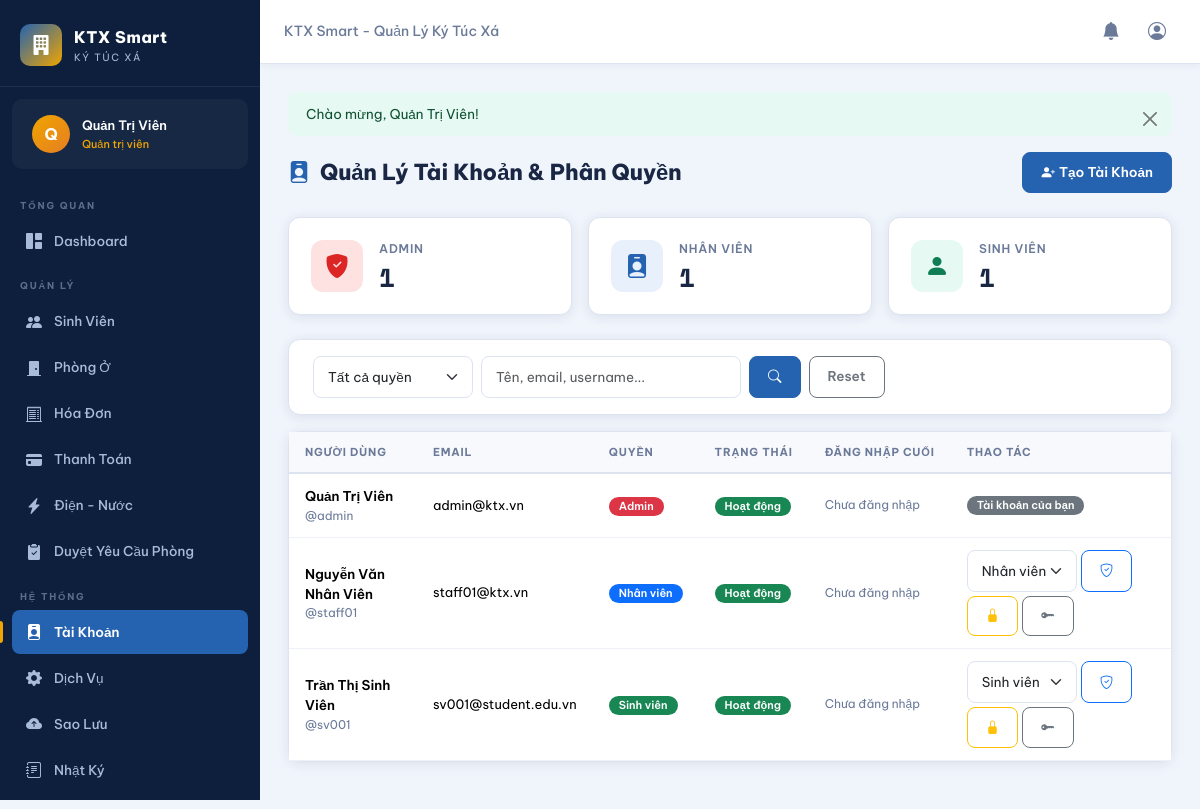
The page /pages/users.php (signed in) on the database its author committed.
### tables this page shows
CREATE TABLE IF NOT EXISTS users (
    id              INT AUTO_INCREMENT PRIMARY KEY,
    username        VARCHAR(50)  NOT NULL UNIQUE,
    email           VARCHAR(100) NOT NULL UNIQUE,
    password        VARCHAR(255) NOT NULL,
    full_name       VARCHAR(100) NOT NULL,
    phone           VARCHAR(20),
    role            ENUM('admin','staff','student') NOT NULL DEFAULT 'student',
    status          ENUM('active','inactive') NOT NULL DEFAULT 'active',
    reset_token         VARCHAR(100) NULL,
    reset_token_expires DATETIME    NULL,
    last_login      DATETIME NULL,
    created_at      DATETIME NOT NULL DEFAULT CURRENT_TIMESTAMP,
    updated_at      DATETIME NOT NULL DEFAULT CURRENT_TIMESTAMP ON UPDATE CURRENT_TIMESTAMP
);

### pages/users.php (the view, shortened to what this page needs)
<?php
require_once __DIR__ . '/../includes/functions.php';
$db = getDB();
$search     = trim($_GET['search'] ?? '');
$page       = max(1, (int)($_GET['page'] ?? 1));
$perPage    = 20;
$where = "WHERE 1=1"; $params = [];
$offset = ($page - 1) * $perPage;
$stmt = $db->prepare("SELECT * FROM users $where ORDER BY created_at DESC LIMIT $perPage OFFSET $offset");
$stmt->execute($params);
$users = $stmt->fetchAll();
?>
<?php include __DIR__ . '/../includes/header.php'; ?>
<div class="container-fluid px-0">
<?php showFlash(); ?>
<div class="page-header">
    <div class="page-title"><i class="bi bi-person-badge-fill"></i> Quản Lý Tài Khoản & Phân Quyền</div>
    <button class="btn btn-sm btn-primary" data-bs-toggle="modal" data-bs-target="#createUserModal">
        <i class="bi bi-person-plus-fill me-1"></i>Tạo Tài Khoản
    </button>
</div>
<?php
$roleCounts = $db->query("SELECT role, COUNT(*) as cnt FROM users WHERE status='active' GROUP BY role")->fetchAll();
$rcMap = array_column($roleCounts, 'cnt', 'role');
?>
<div class="row g-3 mb-4">
    <div class="col-sm-4"><div class="stat-card">
        <div class="stat-icon" style="background:#fee2e2;"><i class="bi bi-shield-fill-check" style="color:#dc2626;"></i></div>
        <div class="stat-info"><div class="stat-label">Admin</div><div class="stat-value"><?= $rcMap['admin'] ?? 0 ?></div></div>
    </div></div>
    <div class="col-sm-4"><div class="stat-card">
        <div class="stat-icon blue"><i class="bi bi-person-badge-fill"></i></div>
        <div class="stat-info"><div class="stat-label">Nhân Viên</div><div class="stat-value"><?= $rcMap['staff'] ?? 0 ?></div></div>
    </div></div>
    <div class="col-sm-4"><div class="stat-card">
        <div class="stat-icon green"><i class="bi bi-person-fill"></i></div>
        <div class="stat-info"><div class="stat-label">Sinh Viên</div><div class="stat-value"><?= $rcMap['student'] ?? 0 ?></div></div>
    </div></div>
</div>
<div class="card mb-3"><div class="card-body py-3">
    <form method="GET" class="d-flex gap-2 flex-wrap">
        <select name="role" class="form-select" style="max-width:160px;">
            <option value="">Tất cả quyền</option>
        </select>
        <input type="text" name="search" class="form-control" style="max-width:260px;"
            placeholder="Tên, email, username..." value="<?= htmlspecialchars($search) ?>">
        <button class="btn btn-primary"><i class="bi bi-search"></i></button>
        <a href="users.php" class="btn btn-outline-secondary">Reset</a>
    </form>
</div></div>
<div class="card"><div class="card-body p-0">
    <div class="table-responsive">
    <table class="table mb-0">
        <thead><tr>
            <th>Người Dùng</th><th>Email</th><th>Quyền</th><th>Trạng Thái</th><th>Đăng Nhập Cuối</th><th>Thao Tác</th>
        </tr></thead>
        <tbody>
        <?php foreach ($users as $u): ?>
        <tr>
            <td>
                <div style="font-weight:600;"><?= htmlspecialchars($u['full_name']) ?></div>
                <div style="font-size:12px;color:var(--text-muted);">@<?= htmlspecialchars($u['username']) ?></div>
            </td>
            <td style="font-size:13px;"><?= htmlspecialchars($u['email']) ?></td>
            <td><?= statusBadge($u['role']) ?></td>
            <td><?= statusBadge($u['status']) ?></td>
            <td style="font-size:12px;color:var(--text-muted);"><?= $u['last_login'] ? formatDateTime($u['last_login']) : 'Chưa đăng nhập' ?></td>
            <td>
                <div class="d-flex gap-1 flex-wrap">
                    <?php if ($u['id'] !== (int)$_SESSION['user_id']): ?>
                    <form method="POST" class="d-inline-flex gap-1">
                        <select name="role" class="form-select form-select-sm" style="width:110px;">
                            <option value="staff" <?= $u['role']==='staff'?'selected':'' ?>>Nhân viên</option>
                            <option value="student" <?= $u['role']==='student'?'selected':'' ?>>Sinh viên</option>
                        </select>
                        <button class="btn btn-sm btn-outline-primary" title="Đổi quyền">
                            <i class="bi bi-shield-check"></i>
                        </button>
                    </form>
                    <form method="POST" class="d-inline">
                        <button type="submit" class="btn btn-sm <?= $u['status']==='active'?'btn-outline-warning':'btn-outline-success' ?>"
                            onclick="return confirm('Đổi trạng thái user này?')" title="<?= $u['status']==='active'?'Khóa':'Mở' ?>">
                            <i class="bi bi-<?= $u['status']==='active'?'lock':'unlock' ?>-fill"></i>
                        </button>
                    </form>
                    <button class="btn btn-sm btn-outline-secondary" title="Đặt lại mật khẩu"
                        data-bs-toggle="modal" data-bs-target="#resetPwModal"
                        data-uid="<?= $u['id'] ?>" data-name="<?= htmlspecialchars($u['full_name']) ?>">
                        <i class="bi bi-key-fill"></i>
                    </button>
                    <?php else: ?>
                    <span class="badge bg-secondary">Tài khoản của bạn</span>
                    <?php endif; ?>
                </div>
            </td>
        </tr>
        <?php endforeach; ?>
        </tbody>
    </table>
    </div>
</div></div>
</div>
<?php include __DIR__ . '/../includes/footer.php'; ?>

### includes/header.php (shortened to what this page needs)
<?php
require_once __DIR__ . '/../includes/functions.php';
$user = currentUser();
$currentPage = basename($_SERVER['PHP_SELF'], '.php');
?>
<!DOCTYPE html>
<html lang="vi">
<head>
<link href="https://cdn.jsdelivr.net/npm/bootstrap@5.3.2/dist/css/bootstrap.min.css" rel="stylesheet">
<link href="https://cdn.jsdelivr.net/npm/bootstrap-icons@1.11.3/font/bootstrap-icons.css" rel="stylesheet">
<link href="<?= BASE_URL ?>/assets/css/style.css" rel="stylesheet">
</head>
<body>
<?php if (isLoggedIn()): ?>
<div class="sidebar" id="sidebar">
    <div class="sidebar-brand">
        <div class="brand-icon"><i class="bi bi-building-fill"></i></div>
        <div class="brand-text">
            <span class="brand-name">KTX Smart</span>
            <span class="brand-sub">Ký Túc Xá</span>
        </div>
    </div>
    <div class="sidebar-user">
        <div class="user-avatar">
            <span><?= mb_substr($user['full_name'], 0, 1) ?></span>
        </div>
        <div class="user-info">
            <span class="user-name"><?= htmlspecialchars($user['full_name']) ?></span>
            <span class="user-role"><?= ['admin'=>'Quản trị viên','staff'=>'Nhân viên','student'=>'Sinh viên'][$user['role']] ?></span>
        </div>
    </div>
    <nav class="sidebar-nav">
        <div class="nav-section-label">TỔNG QUAN</div>
        <a href="<?= BASE_URL ?>/pages/dashboard.php" class="nav-item <?= $currentPage==='dashboard'?'active':'' ?>">
            <i class="bi bi-grid-1x2-fill"></i><span>Dashboard</span>
        </a>
        <?php if (in_array($user['role'], ['admin','staff'])): ?>
        <div class="nav-section-label">QUẢN LÝ</div>
        <a href="<?= BASE_URL ?>/pages/students.php" class="nav-item <?= $currentPage==='students'?'active':'' ?>">
            <i class="bi bi-people-fill"></i><span>Sinh Viên</span>
        </a>
        <a href="<?= BASE_URL ?>/pages/rooms.php" class="nav-item <?= $currentPage==='rooms'?'active':'' ?>">
            <i class="bi bi-door-closed-fill"></i><span>Phòng Ở</span>
        </a>
        <a href="<?= BASE_URL ?>/pages/invoices.php" class="nav-item <?= $currentPage==='invoices'?'active':'' ?>">
            <i class="bi bi-receipt-cutoff"></i><span>Hóa Đơn</span>
        </a>
        <a href="<?= BASE_URL ?>/pages/payments.php" class="nav-item <?= $currentPage==='payments'?'active':'' ?>">
            <i class="bi bi-credit-card-fill"></i><span>Thanh Toán</span>
        </a>
        <a href="<?= BASE_URL ?>/pages/utilities.php" class="nav-item <?= $currentPage==='utilities'?'active':'' ?>">
            <i class="bi bi-lightning-charge-fill"></i><span>Điện - Nước</span>
        </a>
        <a href="<?= BASE_URL ?>/pages/room_requests.php" class="nav-item <?= $currentPage==='room_requests'?'active':'' ?>" style="position:relative;">
            <i class="bi bi-clipboard2-check-fill"></i>
            <span>Duyệt Yêu Cầu Phòng</span>
        </a>
        <?php endif; ?>
        <?php if ($user['role'] === 'admin'): ?>
        <div class="nav-section-label">HỆ THỐNG</div>
        <a href="<?= BASE_URL ?>/pages/users.php" class="nav-item <?= $currentPage==='users'?'active':'' ?>">
            <i class="bi bi-person-badge-fill"></i><span>Tài Khoản</span>
        </a>
        <a href="<?= BASE_URL ?>/pages/services.php" class="nav-item <?= $currentPage==='services'?'active':'' ?>">
            <i class="bi bi-gear-fill"></i><span>Dịch Vụ</span>
        </a>
        <a href="<?= BASE_URL ?>/pages/backup.php" class="nav-item <?= $currentPage==='backup'?'active':'' ?>">
            <i class="bi bi-cloud-arrow-up-fill"></i><span>Sao Lưu</span>
        </a>
        <a href="<?= BASE_URL ?>/pages/logs.php" class="nav-item <?= $currentPage==='logs'?'active':'' ?>">
            <i class="bi bi-journal-text"></i><span>Nhật Ký</span>
        </a>
        <?php endif; ?>
        <div class="nav-section-label">TÀI KHOẢN</div>
    </nav>
</div>
<div class="topbar">
    <div class="topbar-breadcrumb">
        <span><?= SITE_NAME ?></span>
    </div>
    <div class="topbar-actions">
        <a href="<?= BASE_URL ?>/pages/notifications.php" class="topbar-btn">
            <i class="bi bi-bell-fill"></i>
        </a>
        <a href="<?= BASE_URL ?>/pages/profile.php" class="topbar-btn">
            <i class="bi bi-person-circle"></i>
        </a>
    </div>
</div>
<div class="main-wrapper">
<?php endif; ?>

### includes/functions.php (shortened to what this page needs)
<?php
function isLoggedIn() {
    return isset($_SESSION['user_id']) && !empty($_SESSION['user_id']);
}
function currentUser() {
    $db = getDB();
    $stmt = $db->prepare("SELECT * FROM users WHERE id = ?");
    $stmt->execute([$_SESSION['user_id']]);
    return $stmt->fetch();
}
function statusBadge($status) {
    $map = [
        'pending'  => ['class' => 'warning', 'text' => 'Chờ thanh toán'],
        'partial'  => ['class' => 'info',    'text' => 'Thanh toán 1 phần'],
        'paid'     => ['class' => 'success',  'text' => 'Đã thanh toán'],
        'overdue'  => ['class' => 'danger',   'text' => 'Quá hạn'],
        'cancelled'=> ['class' => 'secondary','text' => 'Đã hủy'],
        'active'   => ['class' => 'success',  'text' => 'Hoạt động'],
        'inactive' => ['class' => 'secondary','text' => 'Không hoạt động'],
        'available'=> ['class' => 'success',  'text' => 'Còn chỗ'],
        'full'     => ['class' => 'danger',   'text' => 'Đầy'],
        'maintenance'=>['class'=>'warning',   'text' => 'Bảo trì'],
        'standard' => ['class' => 'info',     'text' => 'Tiêu chuẩn'],
        'premium'  => ['class' => 'primary',  'text' => 'Cao cấp'],
        'vip'      => ['class' => 'warning',  'text' => 'VIP'],
        'admin'    => ['class' => 'danger',   'text' => 'Admin'],
        'staff'    => ['class' => 'primary',  'text' => 'Nhân viên'],
        'student'  => ['class' => 'success',  'text' => 'Sinh viên'],
        'approved' => ['class' => 'success',  'text' => 'Đã duyệt'],
        'rejected' => ['class' => 'danger',   'text' => 'Từ chối'],
        'register' => ['class' => 'primary',  'text' => 'Đăng ký phòng'],
        'cancel'   => ['class' => 'danger',   'text' => 'Huỷ phòng'],
        'change'   => ['class' => 'warning',  'text' => 'Đổi phòng'],
    ];
    $info = $map[$status] ?? ['class' => 'secondary', 'text' => ucfirst($status)];
    return "<span class='badge bg-{$info['class']}'>{$info['text']}</span>";
}
function getFlash() {
    if (isset($_SESSION['flash'])) {
        $flash = $_SESSION['flash'];
        return $flash;
    }
    return null;
}
function showFlash() {
    $flash = getFlash();
    if ($flash) {
        echo "<div class='alert alert-{$flash['type']} alert-dismissible fade show' role='alert'>
            {$flash['message']}
            <button type='button' class='btn-close' data-bs-dismiss='alert'></button>
        </div>";
    }
}

### rows shown on the page
users: full_name "Q", full_name "Quản Trị Viên", role "Quản trị viên", username "admin", email "admin@ktx.vn", role "Admin Hoạt động", shows "Chưa đăng nhập", shows "Tài khoản của bạn"
users: full_name "Nguyễn Văn Nhân Viên", username "staff01", email "staff01@ktx.vn", role "Nhân viên Hoạt động", shows "Chưa đăng nhập", role "Nhân viên"
users: full_name "Trần Thị Sinh Viên", username "sv001", email "sv001@student.edu.vn", role "Sinh viên Hoạt động", shows "Chưa đăng nhập", role "Sinh viên"

### other values the page prints
SITE_NAME "KTX Smart - Quản Lý Ký Túc Xá"
$flash['message'] "Chào mừng, Quản Trị Viên!"
$rcMap['admin'] "1"
$rcMap['staff'] "1"
$rcMap['student'] "1"
